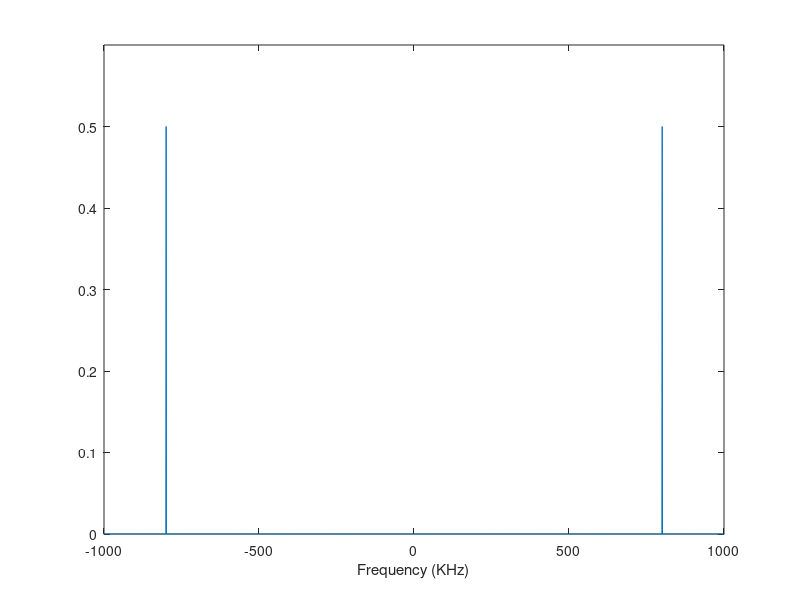

Write the MATLAB code that produced this figure.
Amp = 1;
freq = 800;
fs = 8000;
dt = 1/fs;
index = 1;
sine = [];
sampleNumber = [];
for t = 0:dt:1-dt
   sine(index) = Amp * sin(2*pi*freq*t);
   sampleNumber(index) = index;
   index = index + 1;
end

% alternative to the above loop
% sine = Amp*sin(2*pi*freq*(0:dt:1-dt));

N = 8000;
transform = fft(sine,N)/N;
magTransform = abs(transform);

faxis = linspace(-fs/2,fs/2,N);
plot(faxis,fftshift(magTransform));
axis([-1000 1000 0 0.6])
xlabel('Frequency (KHz)')